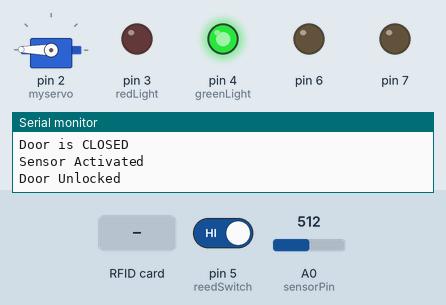
Recording of a sketch running on a simulated Arduino Uno, built with avr-gcc and run on an emulated ATmega328P. Parts: servo, output pins drawn as LEDs (lit = HIGH), the last lines printed to the serial monitor. The test bench sets the inputs (shaded band); at power-on: A0 (sensorPin) = 512, pin 5 (reedSwitch) HIGH. Pins used as bus, display or sensor lines are not drawn.

Above: at 1.2 s.
1.3 s: RFID card 93 6B 34 13 held to the reader
At 8.4 s:
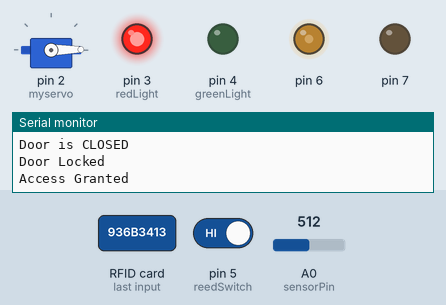
15.1 s: RFID card 5E 7A 19 C4 held to the reader
At 25.4 s:
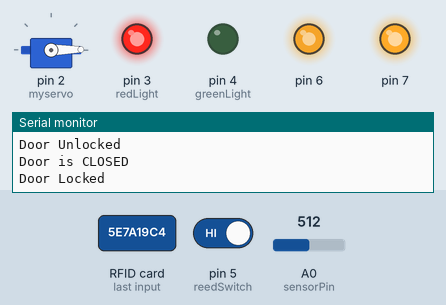
27.0 s: A0 (sensorPin) set to 440
At 33.0 s:
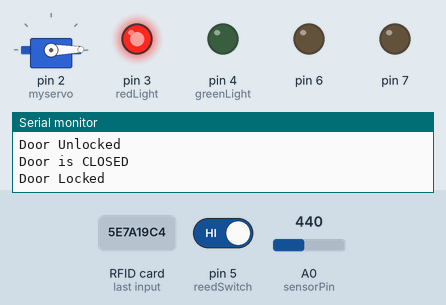
38.8 s: A0 (sensorPin) set to 469
At 39.1 s:
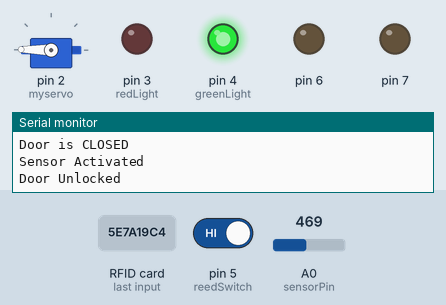
49.0 s: pin 5 (reedSwitch) driven LOW
At 49.5 s:
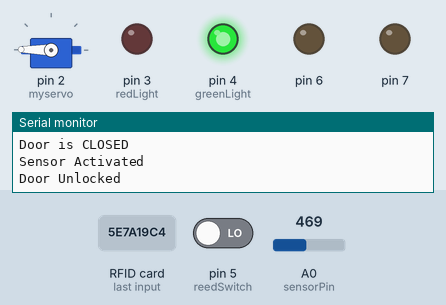
Timing chart, 0 to 52.0 s (numbered marks = the images above; inputs shaded):
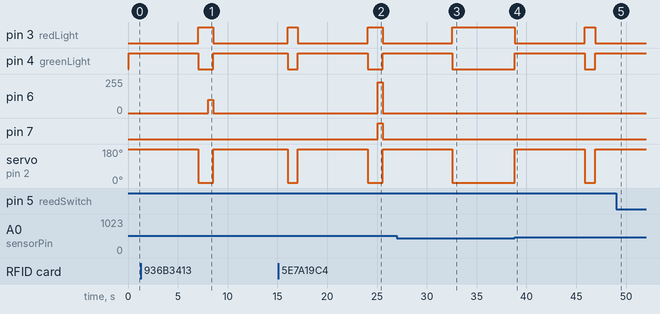

Measured:
- the behaviour switches between 450 and 451 on A0 (sensorPin) (found by bisection; images 3 and 4)
- after the input at 1.3 s, pin 6: 0/255 → 100/255 after 6.8 s, → 0/255 0.50 s later
- after the input at 15.1 s, pin 6: 0/255 → 232/255 after 10.0 s, → 0/255 0.50 s later; pin 7: LOW → HIGH after 10.0 s, → LOW 0.50 s later
- after the input at 27.0 s, pin 3 (redLight): goes on until 32.6 s, then stays HIGH; pin 4 (greenLight): goes on until 32.6 s, then stays LOW; servo on pin 2 (myservo): goes on until 32.6 s, then stays 1°
- after the input at 38.8 s, pin 3 (redLight): HIGH → LOW at once, → HIGH 7.0 s later, → LOW 1.1 s later; pin 4 (greenLight): LOW → HIGH at once, → LOW 7.0 s later, → HIGH 1.1 s later; servo on pin 2 (myservo): 1° → 179° at once, → 1° 7.0 s later, → 179° 1.1 s later
- after the input at 49.0 s, pin 3 (redLight): stops changing and stays LOW; pin 4 (greenLight): stops changing and stays HIGH; servo on pin 2 (myservo): stops changing and stays 179°

The sketch:

RFID___Door_2_0.ino
```cpp
//  WORKS FOR ARDUINO UNO  \\


#include <Servo.h>
#include <SPI.h>
#include <MFRC522.h>

#define RST_PIN		9		//
#define SS_PIN		10		//


MFRC522 mfrc522(SS_PIN, RST_PIN);	// Create MFRC522 instance
MFRC522::MIFARE_Key key;

Servo myservo;  // create servo object to control a servo

const int sensorPin = A0;
int greenLight = 4;
int redLight = 3;
int reedSwitch = 5;
bool recentlyClosed = false;

void lockDoor(){
  delay(1000);
  myservo.attach(2);      //Pin 2 is used for the servo
  myservo.write(1);    //Correct degree --> 82

  digitalWrite(greenLight, LOW);
  digitalWrite(redLight, HIGH);
  Serial.println("Door Locked");
  delay(1000);
  myservo.detach();
}

void unlockDoor(){
  myservo.attach(2);      //Pin 2 is used for the servo
  myservo.write(179);    //Correct degree --> 132
  digitalWrite(greenLight, HIGH);
  digitalWrite(redLight, LOW);
  Serial.println("Door Unlocked");
  delay(1000);
  myservo.detach();
}

boolean doorOpen(){
  if (digitalRead(reedSwitch) == LOW){
    Serial.println("Door is OPEN");
    return true;
  }
  return false;
}

boolean doorClosed(){
  if (digitalRead(reedSwitch) == HIGH){
    Serial.println("Door is CLOSED");
    return true;
  }
  return false;
}

boolean sensorActivated(){
  int val = analogRead(sensorPin);
  if (val > 450){
    Serial.println("Sensor Activated");
    return true;
  }
  else
    return false;
}

void buzzCorrect(){
  analogWrite(6, 100);
  delay(500);
  analogWrite(6, 0);
}

void buzzIncorrect(){
  analogWrite(6, 1000);
  digitalWrite(7, HIGH);
  delay(500);
  analogWrite(6, 0);
  digitalWrite(7, LOW);
}

boolean verifyCorrectCard(){
  String correctCode1 = String("936b3413");      //Master Key(white card)
  String correctCode2 = String("1192e3b");      //Blue Keychain
  String correctCode3 = String("4e7c94a");      //Gray Keychain
  String correctCode4 = String("4ff5722");      //Blue Tag
  String correctCode5 = String("4839722");      //Red Tag
  String readCode = String("");
  for (byte i = 0; i < 4; i++) { // check only the first four bytes in the UID

    readCode += String(mfrc522.uid.uidByte[i], HEX);

  }
  if (readCode == correctCode1 || readCode == correctCode2 || readCode == correctCode3 || readCode == correctCode4 || readCode == correctCode5){
    Serial.println("Access Granted");
    buzzCorrect();
    return true;
  }
  else{
    buzzIncorrect();
    return false;
  }
}


void setup(){

  Serial.begin(9600);		// Initialize serial communications with the PC
  while (!Serial);		// Do nothing if no serial port is opened (added for Arduinos based on ATMEGA32U4)
  SPI.begin();			// Init SPI bus
  mfrc522.PCD_Init();		// Init MFRC522

  for (byte i = 0; i < 6; i++) {
    key.keyByte[i] = 0xFF;
  }
  pinMode(greenLight, OUTPUT);
  pinMode(redLight, OUTPUT);
  pinMode(reedSwitch, INPUT);
  pinMode(7, OUTPUT);
}


void loop(){

  if ( doorClosed() ){

    if (recentlyClosed){
      delay(500);
      lockDoor();
      recentlyClosed = false;
    }
    digitalWrite(redLight, HIGH);

    if ( sensorActivated() ){
      unlockDoor();
      delay(5000);
      if ( doorClosed() ){
        lockDoor();
      }
    }
    //CHECK IF A CARD IS FLASHED / READ THE CARD
    if ( ! mfrc522.PICC_IsNewCardPresent() || ! mfrc522.PICC_ReadCardSerial() ) {
      delay (50);
      return;
    }
    //UNLOCK DOOR IF THE CORRECT CARD IS FLASHED
    if ( verifyCorrectCard() ){
      Serial.println("Card");
      unlockDoor();
      delay(5000);
      if ( doorClosed() ){
        delay(500);
        lockDoor();
      }
    }

  }

  if ( doorOpen() ){
    recentlyClosed = true;
  }


}
```
